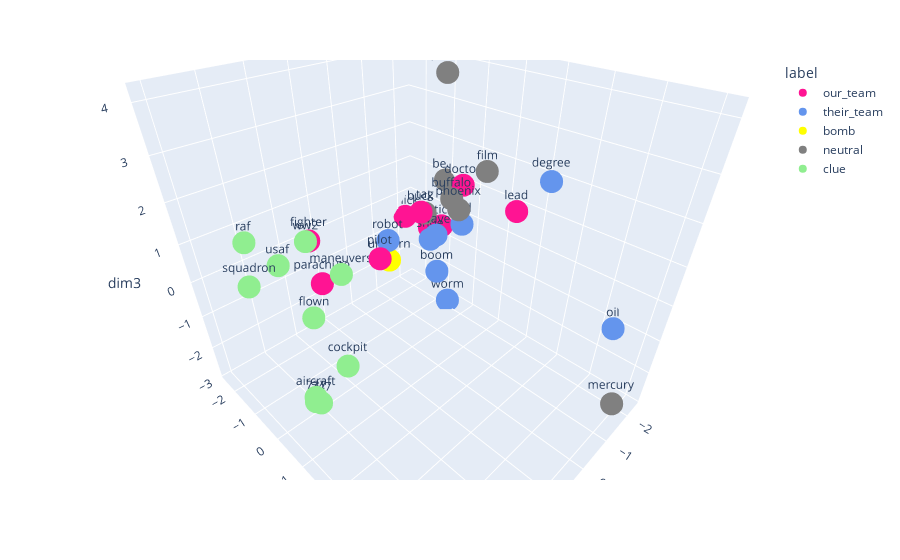

Notebook cell for this chart:
### Code cell
X_embedded = PCA_fit(embedding_matrix_with_clue, n_comp = 3)
df_reduced = matrix_to_df(X_embedded, words_b, labels_b)
plot_3d(df_reduced, color_map)

### Figure 1 — Plotly figure (JSON) as saved in the notebook; plotly's stock layout.template omitted (floating-point values rounded to 4 significant figures)
{"data": [{"hovertemplate": "<b>%{hovertext}</b><br><br>label=our_team<br>dim1=%{x}<br>dim2=%{y}<br>dim3=%{z}<br>word=%{text}<extra></extra>", "hovertext": ["lead", "chick", "fighter", "buck", "stick", "pilot", "witch", "parachute", "doctor"], "legendgroup": "our_team", "marker": {"color": "deeppink", "symbol": "circle"}, "mode": "markers+text", "name": "our_team", "scene": "scene", "showlegend": true, "text": ["lead", "chick", "fighter", "buck", "stick", "pilot", "witch", "parachute", "doctor"], "type": "scatter3d", "x": [-2.009, -2.06, 1.93, -1.24, -2.097, 1.502, -2.215, 1.956, -2.068], "y": [1.538, -2.416, -1.329, -0.8994, -0.9553, 0.6771, -1.542, -0.9643, -0.1988], "z": [1.004, -0.7084, 0.658, 0.3412, -0.449, 0.9224, -0.7955, -0.3482, 1.07]}, {"hovertemplate": "<b>%{hovertext}</b><br><br>label=their_team<br>dim1=%{x}<br>dim2=%{y}<br>dim3=%{z}<br>word=%{text}<extra></extra>", "hovertext": ["degree", "boom", "shoe", "oil", "bell", "worm", "wave", "robot"], "legendgroup": "their_team", "marker": {"color": "cornflowerblue", "symbol": "circle"}, "mode": "markers+text", "name": "their_team", "scene": "scene", "showlegend": true, "text": ["degree", "boom", "shoe", "oil", "bell", "worm", "wave", "robot"], "type": "scatter3d", "x": [-1.764, -1.565, -1.52, -2.279, -1.667, -2.004, -1.437, -1.047], "y": [2.47, -0.5984, -0.8283, 4.346, 0.1616, -0.5535, -0.5315, -2.063], "z": [2.169, -1.575, -0.585, -1.075, 0.2348, -2.845, -0.2872, -0.9616]}, {"hovertemplate": "<b>%{hovertext}</b><br><br>label=bomb<br>dim1=%{x}<br>dim2=%{y}<br>dim3=%{z}<br>word=%{text}<extra></extra>", "hovertext": ["unicorn"], "legendgroup": "bomb", "marker": {"color": "yellow", "symbol": "circle"}, "mode": "markers+text", "name": "bomb", "scene": "scene", "showlegend": true, "text": ["unicorn"], "type": "scatter3d", "x": [-0.8648], "y": [-1.83], "z": [-1.445]}, {"hovertemplate": "<b>%{hovertext}</b><br><br>label=neutral<br>dim1=%{x}<br>dim2=%{y}<br>dim3=%{z}<br>word=%{text}<extra></extra>", "hovertext": ["phoenix", "police", "tag", "film", "buffalo", "mercury", "beat"], "legendgroup": "neutral", "marker": {"color": "grey", "symbol": "circle"}, "mode": "markers+text", "name": "neutral", "scene": "scene", "showlegend": true, "text": ["phoenix", "police", "tag", "film", "buffalo", "mercury", "beat"], "type": "scatter3d", "x": [-1.17, -0.8974, -1.489, -2.065, -1.372, -1.336, -2.346], "y": [0.4611, 0.2404, -0.9962, 0.5372, 0.04337, 5.091, -1.07], "z": [0.959, 4.121, 0.178, 1.685, 1.025, -2.262, 0.8352]}, {"hovertemplate": "<b>%{hovertext}</b><br><br>label=clue<br>dim1=%{x}<br>dim2=%{y}<br>dim3=%{z}<br>word=%{text}<extra></extra>", "hovertext": ["squadron", "747", "maneuvers", "aircraft", "ww2", "raf", "usaf", "cockpit", "737", "flown"], "legendgroup": "clue", "marker": {"color": "lightgreen", "symbol": "circle"}, "mode": "markers+text", "name": "clue", "scene": "scene", "showlegend": true, "text": ["squadron", "747", "maneuvers", "aircraft", "ww2", "raf", "usaf", "cockpit", "737", "flown"], "type": "scatter3d", "x": [4.053, 3.064, 1.682, 4.015, 2.498, 3.85, 3.494, 2.343, 3.249, 2.875], "y": [0.009069, 0.07247, -0.5398, 1.701, -0.4728, -0.245, 0.1685, 0.29, 0.1935, 0.03296], "z": [1.201, -2.752, -0.004936, -0.4302, 1.272, 1.947, 1.477, -1.882, -2.454, -0.2386]}], "layout": {"autosize": true, "legend": {"title": {"text": "label"}, "tracegroupgap": 0}, "margin": {"t": 60}, "scene": {"aspectmode": "auto", "aspectratio": {"x": 0.9216, "y": 1.081, "z": 1.003}, "camera": {"center": {"x": 0, "y": 0, "z": 0}, "eye": {"x": 0.8327, "y": 0.8327, "z": 0.8327}, "projection": {"type": "perspective"}, "up": {"x": 0, "y": 0, "z": 1}}, "domain": {"x": [0, 1], "y": [0, 1]}, "xaxis": {"title": {"text": "dim1"}, "type": "linear"}, "yaxis": {"title": {"text": "dim2"}, "type": "linear"}, "zaxis": {"title": {"text": "dim3"}, "type": "linear"}}}}
